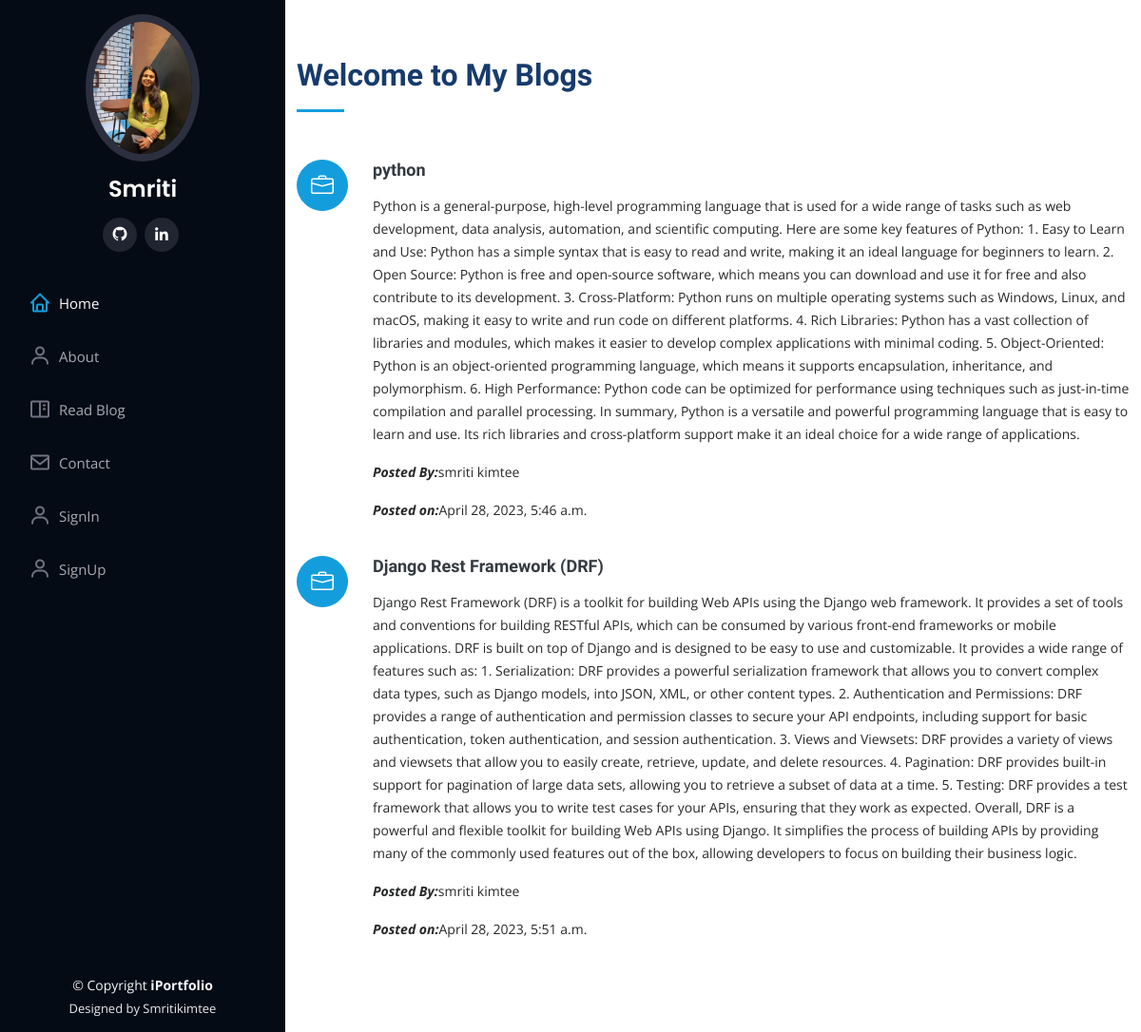
Screenshot of /blog/ with the database file from the repository.
### portfolio/models.py (models this page shows)
class Blogs(models.Model):
   title=models.CharField(max_length=60)
   description= models.TextField()
   authname=models.CharField(max_length=20)
   image=models.ImageField(upload_to='blog',blank=True,null=True)
   timestamp=models.DateTimeField(auto_now_add=True,blank=True)

### portfolio/views.py (the view)
# urls.py: path('blog/',views.handleblog,name='handleblog'),
def handleblog(request):
    posts=Blogs.objects.all()
    context={"posts":posts}
    return render(request,'handleblog.html',context)

### templates/handleblog.html (shortened to what this page needs)
{% extends 'basic.html' %}
{% block body %}
<section id="services" class="services">
<div class="container">
      <div class="section-title">
        <h2>Welcome to My Blogs</h2>
      </div>
{% for post in posts %}
      <div class="row ">
        <div class="col-lg-6 col-lg-12 icon-box" data-aos="fade-up">
          <div class="icon"><i class="bi bi-briefcase"></i></div>
          <h4 class="title"><a href="">{{post.title}}</a></h4>
          <p class="description">{{post.description}}</p>
          <p class="description"><b><i>Posted By:</i></b>{{post.authname}}</p>
          <p class="description"><b><i>Posted on:</i></b>{{post.timestamp}}</p>
        </div>
      </div>
{% endfor %}
</div>
</section>
{% endblock body %}

### templates/basic.html (shortened to what this page needs)
{% load static %}
<!DOCTYPE html>
<html lang="en">
<head>
  <link href="{% static 'assets/vendor/aos/aos.css' %}" rel="stylesheet">
  <link href="{% static 'assets/vendor/bootstrap/css/bootstrap.min.css' %}" rel="stylesheet">
  <link href="{% static 'assets/vendor/bootstrap-icons/bootstrap-icons.css' %}" rel="stylesheet">
  <link href="{% static 'assets/vendor/boxicons/css/boxicons.min.css' %}" rel="stylesheet">
  <link href="{% static 'assets/vendor/glightbox/css/glightbox.min.css' %}" rel="stylesheet">
  <link href="{% static 'assets/vendor/swiper/swiper-bundle.min.css' %}" rel="stylesheet">
  <link href="{% static 'assets/css/style.css' %}" rel="stylesheet">
</head>
<body>
  <header id="header">
    <div class="d-flex flex-column">
      <div class="profile">
        <img src="{% static 'assets/img/profile.jpg' %}" alt="" class="img-fluid rounded-circle ">
        {% if request.user.is_authenticated %}
        <center><h4 class="text-light"><a href="index.html">{{request.user}}</a></h4></center>
        {% else %}
         <h1 class="text-light"><a href="index.html">Smriti</a></h1>
        {% endif %}
        <div class="social-links mt-3 text-center">
          <a href="https://github.com/Smriti225/portfolio" class="instagram"><i class="bx bxl-github"></i></a>
          <a href="https://www.linkedin.com/in/smritikimtee1225/" class="linkedin"><i class="bx bxl-linkedin"></i></a>
        </div>
      </div>
      <nav id="navbar" class="nav-menu navbar">
        <ul>
          <li><a href="/" class="nav-link scrollto active"><i class="bx bx-home"></i> <span>Home</span></a></li>
          <li><a href="{%  url 'about' %}" class="nav-link scrollto"><i class="bx bx-user"></i> <span>About</span></a></li>
          <li><a href="{%  url 'handleblog' %}" class="nav-link scrollto"><i class="bx bx-book-content"></i> <span>Read Blog</span></a></li>
          <li><a href="{% url 'contact' %}" class="nav-link scrollto"><i class="bx bx-envelope"></i> <span>Contact</span></a></li>
          {% if not request.user.is_authenticated %}
          <li><a href="{% url 'handlelogin' %}" class="nav-link scrollto"><i class="bx bx-user"></i> <span>SignIn</span></a></li>
          <li><a href="{% url 'signup' %}" class="nav-link scrollto"><i class="bx bx-user"></i> <span>SignUp</span></a></li>
         {% else %}
          <li><a href="{% url 'handlelogout' %}" class="nav-link scrollto"><i class="bx bx-user"></i> <span>LogOut</span></a></li>
          {% endif %}
        </ul>
      </nav>
    </div>
  </header>
  <main id="main">
{% block body %}{% endblock body %}
  </main>
  <footer id="footer">
    <div class="container">
      <div class="copyright">
        &copy; Copyright <strong><span>iPortfolio</span></strong>
      </div>
      <div class="credits">
        Designed by Smritikimtee
      </div>
    </div>
  </footer>
</body>
</html>

### static/assets/css/style.css (style rules this page uses)
body { font-family: "Open Sans", sans-serif; color: #272829; }
a { color: #149ddd; text-decoration: none; }
h1, h2, h3, h4, h5, h6 { font-family: "Raleway", sans-serif; }
#header { position: fixed; top: 0; left: 0; bottom: 0; width: 300px; transition: all ease-in-out 0.5s; z-index: 9997; transition: all 0.5s; padding: 0 15px; background: #040b14; overflow-y: auto; }
#header .profile img { margin: 15px auto; display: block; width: 120px; border: 8px solid #2c2f3f; }
#header .profile h1 { font-size: 24px; margin: 0; padding: 0; font-weight: 600; -moz-text-align-last: center; text-align-last: center; font-family: "Poppins", sans-serif; }
#header .profile h1 a, #header .profile h1 a:hover { color: #fff; text-decoration: none; }
#header .profile .social-links a { font-size: 18px; display: inline-block; background: #212431; color: #fff; line-height: 1; padding: 8px 0; margin-right: 4px; border-radius: 50%; text-align: center; width: 36px; height: 36px; transition: 0.3s; }
#main { margin-left: 300px; }
.nav-menu { padding: 30px 0 0 0; }
.nav-menu * { margin: 0; padding: 0; list-style: none; }
.nav-menu>ul>li { position: relative; white-space: nowrap; }
.nav-menu a, .nav-menu a:focus { display: flex; align-items: center; color: #a8a9b4; padding: 12px 15px; margin-bottom: 8px; transition: 0.3s; font-size: 15px; }
.nav-menu a i, .nav-menu a:focus i { font-size: 24px; padding-right: 8px; color: #6f7180; }
.nav-menu a:hover, .nav-menu .active, .nav-menu .active:focus, .nav-menu li:hover>a { text-decoration: none; color: #fff; }
.nav-menu a:hover i, .nav-menu .active i, .nav-menu .active:focus i, .nav-menu li:hover>a i { color: #149ddd; }
section { padding: 60px 0; overflow: hidden; }
.section-title { padding-bottom: 30px; }
.section-title h2 { font-size: 32px; font-weight: bold; margin-bottom: 20px; padding-bottom: 20px; position: relative; color: #173b6c; }
.section-title h2::after { content: ""; position: absolute; display: block; width: 50px; height: 3px; background: #149ddd; bottom: 0; left: 0; }
.services .icon-box { margin-bottom: 20px; }
.services .icon { float: left; display: flex; align-items: center; justify-content: center; width: 54px; height: 54px; background: #149ddd; border-radius: 50%; transition: 0.5s; border: 1px solid #149ddd; }
.services .icon i { color: #fff; font-size: 24px; line-height: 0; }
.services .title { margin-left: 80px; font-weight: 700; margin-bottom: 15px; font-size: 18px; }
.services .title a { color: #343a40; }
.services .description { margin-left: 80px; line-height: 24px; font-size: 14px; }
#footer { padding: 15px; color: #f4f6fd; font-size: 14px; position: fixed; left: 0; bottom: 0; width: 300px; z-index: 9999; background: #040b14; }
#footer .copyright { text-align: center; }
#footer .credits { padding-top: 5px; text-align: center; font-size: 13px; color: #eaebf0; }

### rows the page displays
Blogs: title "python", description "Python is a general-purpose, high-level programming language that is used for a wide range of tasks such as web development, data analysis, automation, and scientific computing. Here are some key features of Python: 1. Easy to Learn and Use: Python has a simple syntax that is easy to read and write, making it an ideal language for beginners to learn. 2. Open Source: Python is free and open-source software, which means you can download and use it for free and also contribute to its development. 3. Cross-Platform: Python runs on multiple operating systems such as Windows, Linux, and macOS, making it easy to write and run code on different platforms. 4. Rich Libraries: Python has a vast…", authname "smriti kimtee", timestamp "April 28, 2023, 5:46 a.m."
Blogs: title "Django Rest Framework (DRF)", description "Django Rest Framework (DRF) is a toolkit for building Web APIs using the Django web framework. It provides a set of tools and conventions for building RESTful APIs, which can be consumed by various front-end frameworks or mobile applications. DRF is built on top of Django and is designed to be easy to use and customizable. It provides a wide range of features such as: 1. Serialization: DRF provides a powerful serialization framework that allows you to convert complex data types, such as Django models, into JSON, XML, or other content types. 2. Authentication and Permissions: DRF provides a range of authentication and permission classes to secure your API endpoints, including support for…", authname "smriti kimtee", timestamp "April 28, 2023, 5:51 a.m."
